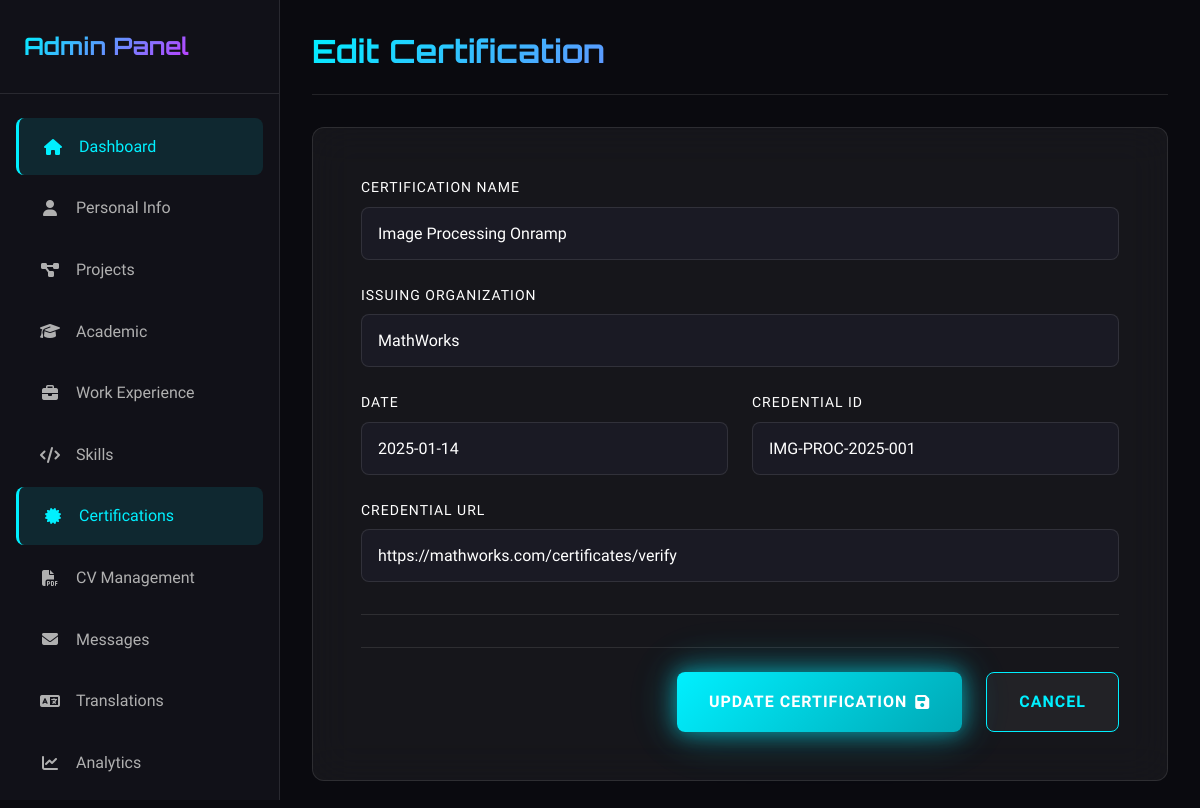
The page /admin/certifications/edit/1767033888320 (signed in) on the database its author committed.
### tables this page shows
CREATE TABLE certifications (
                    id TEXT PRIMARY KEY,
                    name TEXT,
                    issuer TEXT,
                    date TEXT,
                    credential_id TEXT,
                    credential_url TEXT,
                    expiry_date TEXT,
                    description TEXT
                );

### app.py (the view, shortened to what this page needs)
@app.route('/admin/certifications/edit/<item_id>', methods=['GET', 'POST'])
@admin_required
def admin_certifications_edit(item_id):
    data = load_portfolio_data(PORTFOLIO_DATA_PATH)
    certifications = data.get('certifications', [])
    entry = get_item_by_id(certifications, item_id)
    if not entry:
        flash('Certification not found.', 'error')
        return redirect(url_for('admin_certifications'))
    return render_template('admin/certifications_form.html', entry=entry)

### app.py (called while the page is built, shortened)
@app.before_request
def track_analytics():
    if request.path.startswith('/admin') or \
       request.path.startswith('/static') or \
       request.path.startswith('/api') or \
       request.path.startswith('/set-language'):
        return

@app.context_processor
def inject_language():
    current_lang = get_current_language()
    return {
        'current_language': current_lang,
        'supported_languages': SUPPORTED_LANGUAGES,
        't': get_translation,
        'lang': current_lang
    }

def admin_required(f):
    from functools import wraps
    @wraps(f)
    def decorated_function(*args, **kwargs):
        if not session.get('admin_logged_in'):
            return redirect(url_for('admin_login'))
        return f(*args, **kwargs)
    return decorated_function

### database.py (called while the page is built)
    @contextmanager
    def get_connection(self):
        conn = sqlite3.connect(str(self.db_path))
        conn.row_factory = sqlite3.Row  # Enable column access by name
        try:
            yield conn
            conn.commit()
        except Exception:
            conn.rollback()
            raise
        finally:
            conn.close()

### i18n.py (called while the page is built)
def get_current_language() -> str:
    return session.get('language', DEFAULT_LANGUAGE)

### utils.py (called while the page is built)
def get_db() -> Database:
    global _db_instance
    if _db_instance is None:
        from config import DATABASE_PATH
        _db_instance = Database(DATABASE_PATH)
    return _db_instance

def load_portfolio_data(file_path: Path = None) -> Dict[str, Any]:
    try:
        db = get_db()
        return db.load_portfolio_data()
    except Exception as e:
        print(f"Error loading portfolio data: {e}")
        return {
            "personal_info": {},
            "academic": [],
            "projects": [],
            "skills": [],
            "certifications": [],
            "cv_file": None,
            "messages": [],
            "articles": [],
            "testimonials": []
        }

def get_item_by_id(items: List[Dict], item_id: str) -> Optional[Dict]:
    return next((item for item in items if item.get('id') == item_id), None)

### templates/admin/certifications_form.html
{% extends "admin/base.html" %}
{% block page_title %}{{ 'Edit' if entry else 'Add' }} Certification{% endblock %}
{% block content %}
<form method="POST" class="admin-form">
    <div class="form-section">
        <div class="form-group">
            <label for="name">Certification Name</label>
            <input type="text" id="name" name="name" value="{{ entry.name if entry else '' }}" required>
        </div>
        <div class="form-group">
            <label for="issuer">Issuing Organization</label>
            <input type="text" id="issuer" name="issuer" value="{{ entry.issuer if entry else '' }}" required>
        </div>
        <div class="form-grid">
            <div class="form-group">
                <label for="date">Date</label>
                <input type="text" id="date" name="date" value="{{ entry.date if entry else '' }}" placeholder="MM/YYYY or YYYY">
            </div>
            <div class="form-group">
                <label for="credential_id">Credential ID</label>
                <input type="text" id="credential_id" name="credential_id" value="{{ entry.credential_id if entry else '' }}">
            </div>
        </div>
        <div class="form-group">
            <label for="credential_url">Credential URL</label>
            <input type="url" id="credential_url" name="credential_url" value="{{ entry.credential_url if entry else '' }}" placeholder="Link to verify the credential">
        </div>
    </div>
    <div class="form-actions">
        <button type="submit" class="btn btn-primary btn-glow">
            <span>{{ 'Update' if entry else 'Create' }} Certification</span>
            <i class="fas fa-save"></i>
        </button>
        <a href="{{ url_for('admin_certifications') }}" class="btn btn-secondary">Cancel</a>
    </div>
</form>
{% endblock %}

### static/css/admin.css (style rules this page uses)
.admin-body { display: flex; min-height: 100vh; background: var(--bg-primary); }
.admin-form { display: flex; flex-direction: column; gap: var(--spacing-xl); }
.form-section { display: flex; flex-direction: column; gap: var(--spacing-lg); padding-bottom: var(--spacing-xl); border-bottom: 1px solid rgba(255, 255, 255, 0.1); }
.form-grid { display: grid; grid-template-columns: repeat(auto-fit, minmax(250px, 1fr)); gap: var(--spacing-lg); }
.admin-form .form-group { display: flex; flex-direction: column; gap: var(--spacing-sm); }
.admin-form .form-group label { color: var(--text-primary); font-weight: 500; text-transform: uppercase; letter-spacing: 1px; font-size: 0.875rem; }
.admin-form .form-group input, .admin-form .form-group textarea, .admin-form .form-group select { padding: var(--spacing-md); background: var(--bg-tertiary); border: 1px solid rgba(255, 255, 255, 0.1); border-radius: var(--radius-md); color: var(--text-primary); font-family: 'Rajdhani', sans-serif; font-size: 1rem; transition: var(--transition-normal); }
.form-actions { display: flex; gap: var(--spacing-lg); justify-content: flex-end; padding-top: var(--spacing-lg); border-top: 1px solid rgba(255, 255, 255, 0.1); }

### rows shown on the page
certifications: name "Image Processing Onramp", issuer "MathWorks", date "2025-01-14", credential_id "IMG-PROC-2025-001", credential_url "https://mathworks.com/certificates/verify"

### other values the page prints
{{ 'Edit' if entry else 'Add' }} "Edit"
{{ 'Update' if entry else 'Create' }} "UPDATE"
